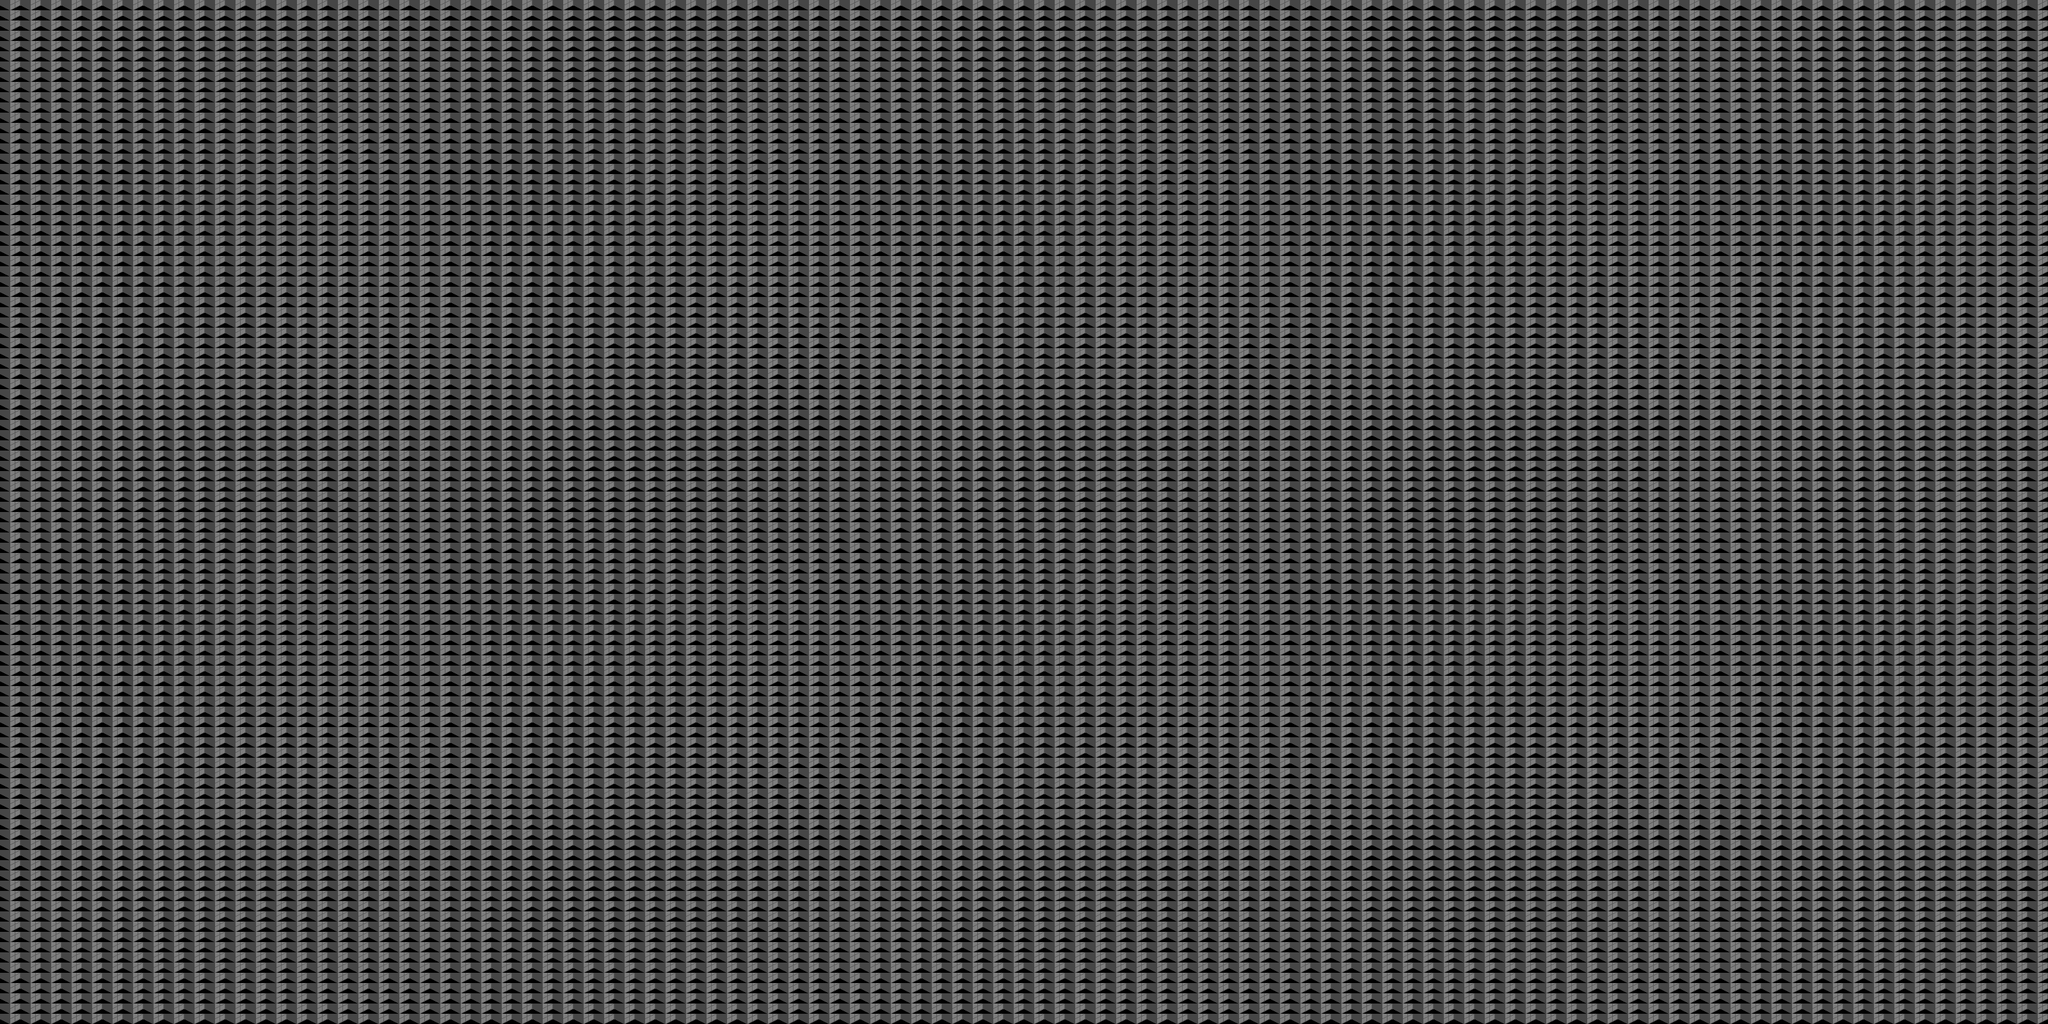

This game map was drawn from its Tiled (.tmx) file and the tilesets committed beside it. A one-line description and the trimmed map source follow:
An orthogonal 100x100 tile map with 32x16 px tiles, 1 tile layer (Tile Layer 1).

<map version="1.9" tiledversion="1.9.2" orientation="orthogonal" renderorder="right-down" width="100" height="100" tilewidth="32" tileheight="16" infinite="0" nextlayerid="2" nextobjectid="1">
 <tileset firstgid="1" source="test4.tsx" />
 <layer id="1" name="Tile Layer 1" width="100" height="100">
  <data>[10000 cells, 10000 non-empty, 1 distinct tile ids]</data>
 </layer>
</map>
